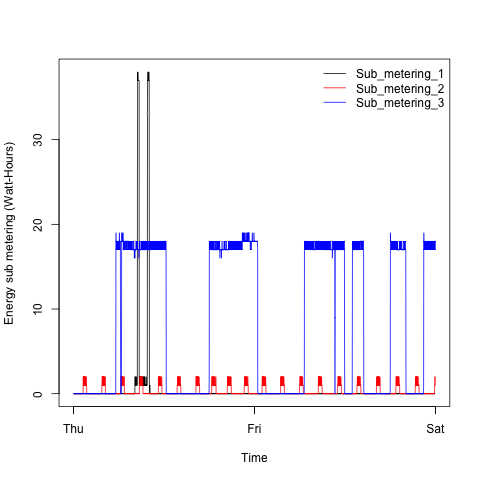

Recreate this plot in R.
# Energy sub metering / type time series

source("script/load_data.R")

png(filename="plot3.png", width=480, height=480)
attach(hpcons)
par(mfrow=c(1,1))
source("script/plot_submetering.R")
dev.off()
